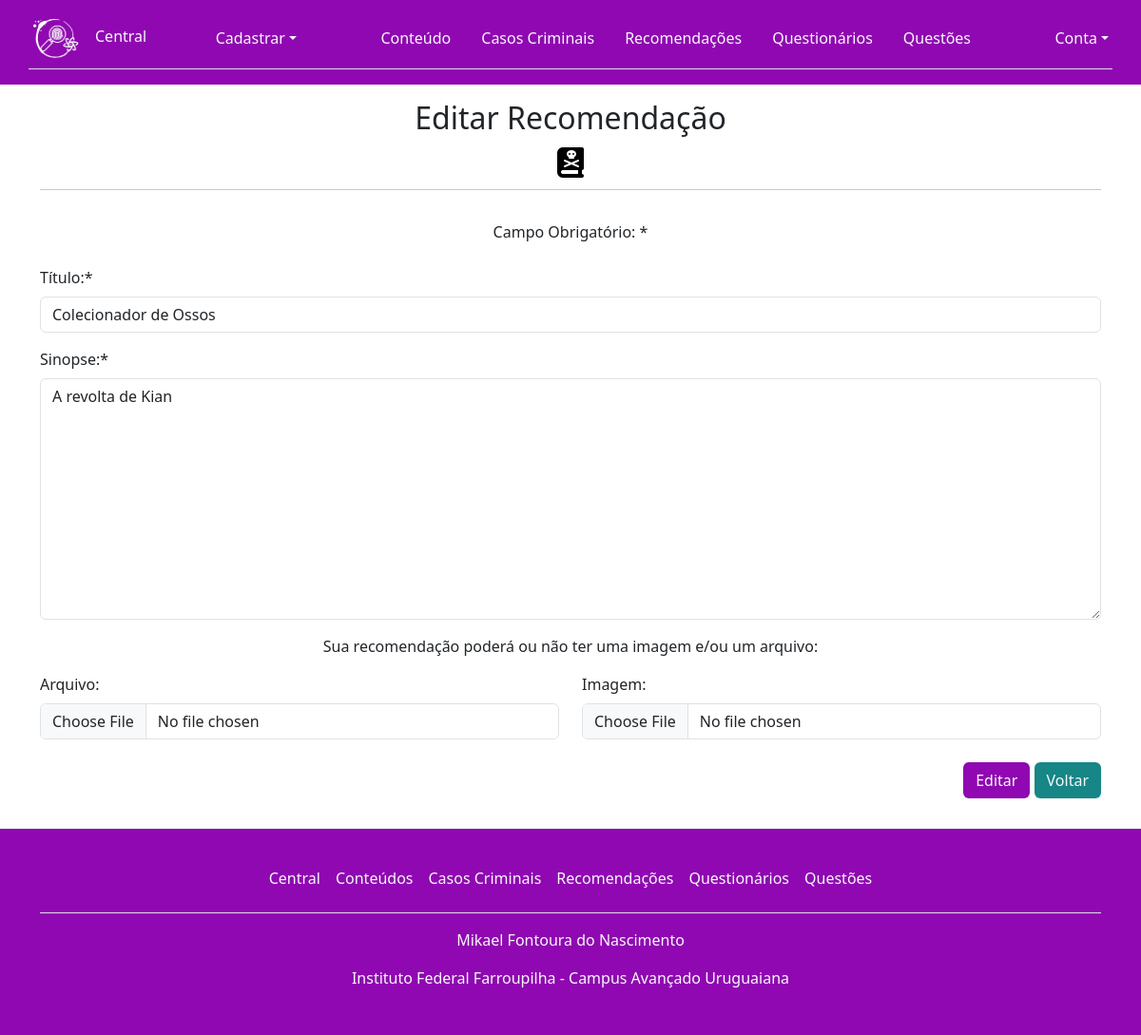
The app's page /edit_recom.php?id_recom=1 (signed in), older data.
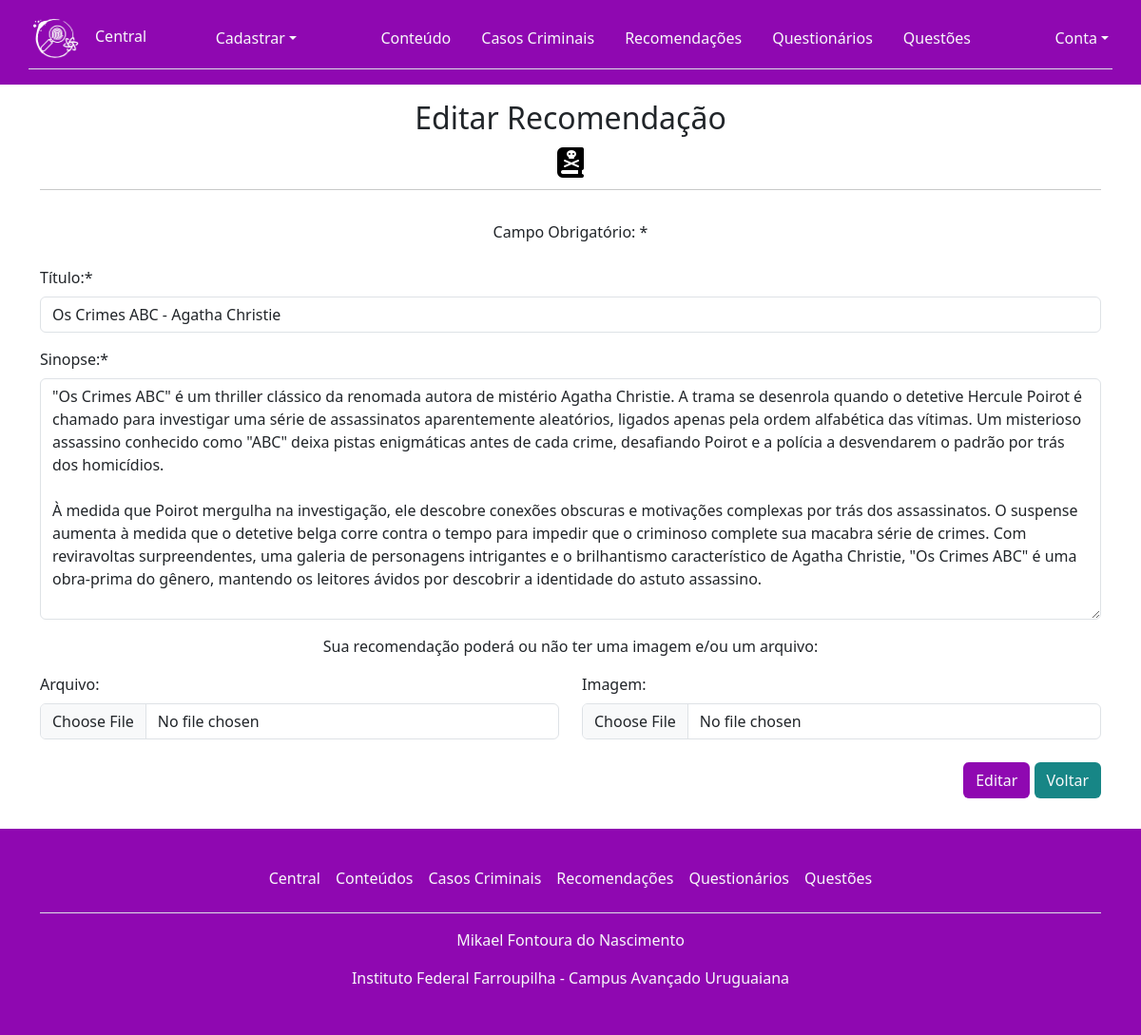
The same page, newer data.
### tables this page shows
CREATE TABLE `recomendacao` (
  `id_recom` int(11) NOT NULL,
  `titulo` varchar(255) NOT NULL,
  `sinopse` text NOT NULL,
  `imagem` varchar(255) DEFAULT NULL,
  `arquivo` varchar(255) DEFAULT NULL
);

### edit_recom.php (the view, shortened to what this page needs)
<?php
include_once("controle.php");
$id_recom = $_GET['id_recom'];
$sql = "SELECT * FROM recomendacao WHERE id_recom='$id_recom'";
$resultado = mysqli_query($conexao, $sql);
if ($resultado == TRUE) {
    $dados = mysqli_fetch_assoc($resultado);
} else {
    echo mysqli_errno($conexao) . ": " . mysqli_error($conexao);
}
?>
<!DOCTYPE html>
<html lang="pt-BR">
<head>
    <link rel="stylesheet" href="https://cdnjs.cloudflare.com/ajax/libs/font-awesome/6.4.0/css/all.min.css" />
    <link rel="stylesheet" href="./assets/css/bootstrap.css">
    <link rel="stylesheet" href="./assets/css/pacote.css">
</head>
<body>
    <?php include_once('cabecalho.php'); ?>
    <main class="container pb-3">
        <div class="row">
            <div class="col">
                <div class="text-center py-3">
                    <h2 class="h2">Editar Recomendação</h2>
                    <div class="m-3"><i class="fa-solid fa-book-skull fa-2xl" style="color: #000000;"></i></div>
                    <hr>
                </div>
            </div>
        </div>
        <div class="row">
            <div class="col">
                <form method="POST" action="processa_recom.php" enctype="multipart/form-data">
                    <div class="text-center">
                        <p>Campo Obrigatório: *</p>
                    </div>
                    <div class="row">
                        <div class="col-xl-12 py-2">
                            <label class="form-label">Título:*</label>
                            <input class="form-control" type="text" name="titulo" value="<?php echo $dados['titulo'] ?>" required>
                        </div>
                    </div>
                    <div class="row">
                        <div class="col-xl-12 py-2">
                            <label class="form-label">Sinopse:*</label>
                            <textarea class="form-control" type="text" name="sinopse" id="sinopse" cols="12" rows="10" required><?php echo $dados['sinopse'] ?></textarea>
                        </div>
                    </div>
                    <div class="row">
                        <div class="col-xl-12 py-2 text-center">
                            <span>Sua recomendação poderá ou não ter uma imagem e/ou um arquivo:</span>
                        </div>
                        <div class="col-xl-6 py-2">
                            <label class="form-label">Arquivo:</label>
                            <input class="form-control" type="file" name="arquivo">
                        </div>
                        <div class="col-xl-6 py-2">
                            <label class="form-label">Imagem:</label>
                            <input class="form-control" type="file" name="imagem">
                        </div>
                    </div>
                    <div class="row">
                        <div class="col">
                            <div class="text-end py-3">
                                <button class="btn link-body-emphasis text-light" type="submit" name="editar" style="background-color: var(--color-purple);">Editar</button>
                                <a class="btn link-body-emphasis text-light" href="list_recom.php" style="background-color: var(--color-blue);">Voltar</a>
                            </div>
                        </div>
                    </div>
                </form>
            </div>
        </div>
    </main>
    <?php include_once('rodape.php') ?>
</body>
</html>

### cabecalho.php (shortened to what this page needs)
<?php if (isset($_SESSION['tipo']) && $_SESSION['tipo'] == 1) { ?>
    <div class="row">
        <header style="background-color: var(--color-purple);">
            <nav class="navbar navbar-expand-sm">
                <div class="container border-bottom p-1 mb-2">
                    <a href="central.php" class="text-light link-body-emphasis text-decoration-none"><img class="navbar-brand me-3" src="./assets/img-sistem/logo-simb-branco.png" width="50" height="auto">Central</a>
                    <div class="dropdown">
                        <a class="d-block link-body-emphasis text-decoration-none dropdown-toggle text-light" data-bs-toggle="dropdown" aria-expanded="false">Cadastrar</a>
                        <ul class="dropdown-menu">
                            <li><a class="dropdown-item" href="cad_casos.php">Casos Criminais</a></li>
                            <li><a class="dropdown-item" href="cad_recom.php">Recomendações</a></li>
                            <li><a class="dropdown-item" href="cad_questionario.php">Questionários</a></li>
                            <li><a class="dropdown-item" href="cad_questao.php">Questões</a></li>
                        </ul>
                    </div>
                    <ul class="navbar-nav">
                        <li class="nav-link"><a class="nav-link link-body-emphasis text-light" href="list_conteudo.php">Conteúdo</a></li>
                        <li class="nav-link"><a class="nav-link link-body-emphasis text-light" href="list_casos.php">Casos Criminais</a></li>
                        <li class="nav-link"><a class="nav-link link-body-emphasis text-light" href="list_recom.php">Recomendações</a></li>
                        <li class="nav-link"><a class="nav-link link-body-emphasis text-light" href="list_questionario.php">Questionários</a></li>
                        <li class="nav-link"><a class="nav-link link-body-emphasis text-light" href="list_questao.php">Questões</a></li>
                    </ul>
                    <div class="dropdown">
                        <a class="d-block link-body-emphasis text-decoration-none dropdown-toggle text-light" data-bs-toggle="dropdown" aria-expanded="false">Conta</a>
                        <ul class="dropdown-menu">
                            <li><a class="dropdown-item" href="logout.php">Sair</a></li>
                            <li><a class="dropdown-item" href="edit_usuario.php?id_usuario=<?php echo $_SESSION['id_usuario']; ?>">Editar Conta</a></li>
                        </ul>
                    </div>
                </div>
            </nav>
        </header>
    </div>
<?php } else if (isset($_SESSION['tipo']) && $_SESSION['tipo'] == 2) { ?>
    <div class="row">
        <header style="background-color: var(--color-purple);">
            <nav class="navbar navbar-expand-sm">
                <div class="container border-bottom p-1 mb-2">
                    <a href="central.php" class="text-light link-body-emphasis text-decoration-none"><img class="navbar-brand me-3" src="./assets/img-sistem/logo-simb-branco.png" width="50" height="auto">Central</a>
                    <div class="dropdown">
                        <a class="d-block link-body-emphasis text-decoration-none dropdown-toggle text-light" data-bs-toggle="dropdown" aria-expanded="false">Cadastrar</a>
                    </div>
                    <ul class="navbar-nav">
                        <li class="nav-link"><a class="nav-link link-body-emphasis text-light" href="list_conteudo.php">Conteúdo</a></li>
                        <li class="nav-link"><a class="nav-link link-body-emphasis text-light" href="list_casos.php">Casos Criminais</a></li>
                        <li class="nav-link"><a class="nav-link link-body-emphasis text-light" href="list_recom.php">Recomendações</a></li>
                        <li class="nav-link"><a class="nav-link link-body-emphasis text-light" href="list_questionario.php">Questionários</a></li>
                        <li class="nav-link"><a class="nav-link link-body-emphasis text-light" href="list_questao.php">Questões</a></li>
                    </ul>
                    <div class="dropdown">
                        <a class="d-block link-body-emphasis text-decoration-none dropdown-toggle text-light" data-bs-toggle="dropdown" aria-expanded="false">Conta</a>
                    </div>
                </div>
            </nav>
        </header>
    </div>
<?php } else if (!isset($_SESSION['tipo'])){ ?>
    <header class="row">
        <nav class="navbar navbar-expand-sm" style="background-color: var(--color-purple);">
            <div class="container border-bottom p-1 mb-2">
                <a href="index.php" class="text-light link-body-emphasis text-decoration-none"><img class="navbar-brand me-3" src="./assets/img-sistem/logo-simb-branco.png" width="50" height="auto">Início</a>
                <ul class="navbar-nav text-end">
                    <li class="nav-item"><a class="nav-link link-body-emphasis text-light" href="sobre.html">Sobre</a></li>
                    <li class="nav-item"><a class="nav-link link-body-emphasis text-light" href="login.php">Login</a></li>
                    <li class="nav-item"><a class="nav-link link-body-emphasis text-light" href="cad_usuario.php">Cadastre-se</a></li>
                </ul>
            </div>
        </nav>
    </header>
<?php } ?>

### rodape.php
<?php if(isset($_SESSION['tipo']) && $_SESSION['tipo'] == 1){ ?>
    <div class="row">
        <div class="position-relative top-100" style="background-color: var(--color-purple);">
            <footer class="container py-3 my-3 text-light ">
                <ul class="nav justify-content-center border-bottom pb-3 mb-3">
                    <li class="nav-item"><a class="nav-link link-body-emphasis text-light px-2" href="central.php">Central</a></li>
                    <li class="nav-item"><a class="nav-link link-body-emphasis text-light px-2" href="list_conteudo.php">Conteúdos</a></li>
                    <li class="nav-item"><a class="nav-link link-body-emphasis text-light px-2" href="list_casos.php">Casos Criminais</a></li>
                    <li class="nav-item"><a class="nav-link link-body-emphasis text-light px-2" href="list_recom.php">Recomendações</a></li>
                    <li class="nav-item"><a class="nav-link link-body-emphasis text-light px-2" href="list_questionario.php">Questionários</a></li>
                    <li class="nav-item"><a class="nav-link link-body-emphasis text-light px-2" href="list_questao.php">Questões</a></li>
                </ul>
                <p class="text-center text-light">Mikael Fontoura do Nascimento</p>
                <p class="text-center text-light">Instituto Federal Farroupilha - Campus Avançado Uruguaiana</p>
            </footer>
        </div>
    </div>
<?php } else if (isset($_SESSION['tipo']) && $_SESSION['tipo'] == 2) { ?>
    <div class="row">
        <div class="position-relative top-100" style="background-color: var(--color-purple);">
            <footer class="container py-3 my-3 text-light ">
                <ul class="nav justify-content-center border-bottom pb-3 mb-3">
                    <li class="nav-item"><a class="nav-link link-body-emphasis text-light px-2" href="central.php">Central</a></li>
                    <li class="nav-item"><a class="nav-link link-body-emphasis text-light px-2" href="list_conteudo.php">Conteúdos</a></li>
                    <li class="nav-item"><a class="nav-link link-body-emphasis text-light px-2" href="list_casos.php">Casos Criminais</a></li>
                    <li class="nav-item"><a class="nav-link link-body-emphasis text-light px-2" href="list_recom.php">Recomendações</a></li>
                    <li class="nav-item"><a class="nav-link link-body-emphasis text-light px-2" href="list_questionario.php">Questionários</a></li>
                    <li class="nav-item"><a class="nav-link link-body-emphasis text-light px-2" href="list_questao.php">Questões</a></li>
                </ul>
                <p class="text-center text-light">Mikael Fontoura do Nascimento</p>
                <p class="text-center text-light">Instituto Federal Farroupilha - Campus Avançado Uruguaiana</p>
            </footer>
        </div>
    </div>
<?php } else if(isset($_SESSION['tipo']) && $_SESSION['tipo'] == 0) { ?>
    <div class="row">
        <div style="background-color: var(--color-purple);">
            <footer class="container py-3 my-3 text-light">
                <ul class="nav justify-content-center border-bottom pb-3 mb-3">
                    <li class="nav-item"><a class="nav-link link-body-emphasis text-light px-2" href="central.php">Central</a></li>
                    <li class="nav-item"><a class="nav-link link-body-emphasis text-light px-2" href="list_conteudo.php">Conteúdos</a></li>
                    <li class="nav-item"><a class="nav-link link-body-emphasis text-light px-2" href="list_casos.php">Casos Criminais</a></li>
                    <li class="nav-item"><a class="nav-link link-body-emphasis text-light px-2" href="list_recom.php">Recomendações</a></li>
                    <li class="nav-item"><a class="nav-link link-body-emphasis text-light px-2" href="list_questionario.php">Questionários</a></li>
                </ul>
                <p class="text-center text-light">Mikael Fontoura do Nascimento</p>
                <p class="text-center text-light">Instituto Federal Farroupilha - Campus Avançado Uruguaiana</p>
            </footer>
        </div>
    </div>
<?php } else if(!isset($_SESSION['tipo'])){ ?>
    <div class="row">
        <div style="background-color: var(--color-purple);">
            <footer class="container py-3 my-3 text-light">
                <ul class="nav justify-content-center border-bottom pb-3 mb-3">
                    <li class="nav-item"><a class="nav-link link-body-emphasis text-light px-2" href="index.php">Início</a></li>
                    <li class="nav-item"><a class="nav-link link-body-emphasis text-light px-2" href="sobre.html">Sobre</a></li>
                    <li class="nav-item"><a class="nav-link link-body-emphasis text-light px-2" href="login.php">Login</a></li>
                    <li class="nav-item"><a class="nav-link link-body-emphasis text-light px-2" href="cad_usuario.php">Cadastre-se</a></li>
                </ul>
                <p class="text-center text-light">Mikael Fontoura do Nascimento</p>
                <p class="text-center text-light">Instituto Federal Farroupilha - Campus Avançado Uruguaiana</p>
            </footer>
        </div>
    </div>
<?php } ?>

### assets/css/pacote.css (style rules this page uses)
:root { --color-white: rgb(253, 253, 253); --color-dark: rgb(34, 34, 34); --color-purple: rgb(143, 8, 177); --color-blue-dark: rgb(26, 7, 56); --color-blue: rgb(23, 134, 134); --color-red: rgb(179, 2, 2); --color-green: rgb(12, 143, 1); }

Row changes from the older to the newer data that the page shows:
changed recomendacao: titulo "Colecionador de Ossos" → "Os Crimes ABC - Agatha Christie"; sinopse "A revolta de Kian" → "\"Os Crimes ABC\" é um thriller clássico da renomada autora de mistério Agatha Christie. A trama se desenrola quando o detetive Hercule Poirot é chamado para investigar uma série de assassinatos aparentemente aleatórios, ligados apenas pela ordem alfabética das vítimas. Um misterioso assassino conhecido como \"ABC\" deixa pistas enigmáticas antes de cada crime, desafiando Poirot e a polícia a desvendarem o padrão por trás dos homicídios. À medida que Poirot mergulha na investigação, ele descobre conexões obscuras e motivações complexas por trás dos assassinatos. O suspense aumenta à medida que o detetive belga corre contra o tempo para impedir que o criminoso complete sua macabra série de…"
